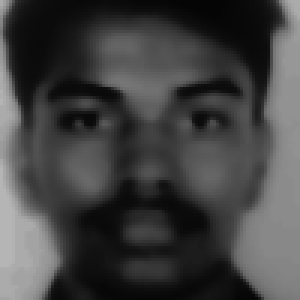
#> input picture data/faces/37/sample_0000.png, 100 x 100 px (shown 3 times larger); its folder holds only this picture in this run
$ python -i face_engine.py   (imports and definitions only)   (older library calls are emulated)
#> lines starting #> are read from the running program, lines starting #| are printed output that depends on the picture
#> further down, picture is the input picture: shape (100, 100, 3); min 5, max 181, mean 66.1
"""Face detection and LBPH recognition (opencv-contrib-python).

Fixes applied
-------------
* More lenient detectMultiScale params so faces are found in webcam frames
  and typical passport/ID-style photos.
* Cascade is loaded once per process (module-level singleton) instead of
  on every call – avoids silent failures on some OpenCV builds.
* Multi-pass detection: first tries tighter params, then falls back to
  very relaxed params so partial / off-angle faces still register.
* Preprocessing: bilateral denoise before detection for noisy webcam images.
* predict_from_bgr now returns a clear (None, None) vs (None, distance)
  so callers can distinguish "no face" from "low confidence".
* model_ready() also validates the file is non-zero bytes.
"""

from __future__ import annotations

import cv2
import numpy as np
from pathlib import Path

DATA_ROOT = Path(__file__).resolve().parent.parent / "data"
FACES_DIR = DATA_ROOT / "faces"
MODEL_PATH = DATA_ROOT / "lbph_model.yml"

CASCADE_PATH = Path(cv2.data.haarcascades) / "haarcascade_frontalface_default.xml"
EYE_CASCADE_PATH = Path(cv2.data.haarcascades) / "haarcascade_eye.xml"
FACE_SIZE = (100, 100)

# LBPH: lower distance = better match; reject if above threshold
MAX_CONFIDENCE_DISTANCE = 400.0

# ── module-level cascade singletons ───────────────────────────────────────────
_CASCADE: cv2.CascadeClassifier | None = None
_EYE_CASCADE: cv2.CascadeClassifier | None = None


def _get_cascade() -> cv2.CascadeClassifier:
    global _CASCADE
    if _CASCADE is None or _CASCADE.empty():
        _CASCADE = cv2.CascadeClassifier(str(CASCADE_PATH))
        if _CASCADE.empty():
            raise RuntimeError(
                f"Could not load Haar cascade from {CASCADE_PATH}. "
                "Make sure opencv-contrib-python is installed correctly."
            )
    return _CASCADE


def _get_eye_cascade() -> cv2.CascadeClassifier:
    global _EYE_CASCADE
    if _EYE_CASCADE is None or _EYE_CASCADE.empty():
        _EYE_CASCADE = cv2.CascadeClassifier(str(EYE_CASCADE_PATH))
        if _EYE_CASCADE.empty():
            raise RuntimeError(
                f"Could not load Haar eye cascade from {EYE_CASCADE_PATH}."
            )
    return _EYE_CASCADE


def _ensure_dirs() -> None:
    FACES_DIR.mkdir(parents=True, exist_ok=True)


# ── face detection helpers ────────────────────────────────────────────────────

def _preprocess(bgr: np.ndarray) -> np.ndarray:
    """Denoise + equalise for better cascade hits on webcam images."""
    # Mild bilateral filter to reduce noise without blurring edges
    denoised = cv2.bilateralFilter(bgr, d=5, sigmaColor=50, sigmaSpace=50)
    gray = cv2.cvtColor(denoised, cv2.COLOR_BGR2GRAY)
    gray = cv2.equalizeHist(gray)
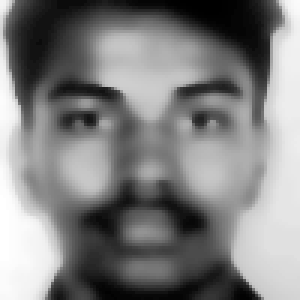
#> gray: shape (100, 100) (shown 3 times larger); min 0, max 255, mean 128
    return gray


def _detect_faces(gray: np.ndarray) -> list:
    """
    Three-pass face detection — from strict (close, clear) to lenient
    (small/distant faces). Returns (x,y,w,h) tuples sorted largest-first.
    """
    cascade = _get_cascade()

    # Pass 1 – strict: close, well-lit faces
    faces = cascade.detectMultiScale(
        gray,
        scaleFactor=1.1,
        minNeighbors=5,
        minSize=(60, 60),
        flags=cv2.CASCADE_SCALE_IMAGE,
    )
#> faces = [[8, 6, 85, 85]]
    if len(faces) > 0:
        return sorted(faces, key=lambda f: f[2] * f[3], reverse=True)

    # Pass 2 – moderate: webcam / off-angle faces
    faces = cascade.detectMultiScale(
        gray,
        scaleFactor=1.05,
        minNeighbors=3,
        minSize=(40, 40),
        flags=cv2.CASCADE_SCALE_IMAGE,
    )
    if len(faces) > 0:
        return sorted(faces, key=lambda f: f[2] * f[3], reverse=True)

    # Pass 3 – lenient: small / distant faces (across a room)
    # minNeighbors=2 still filters most non-face objects.
    faces = cascade.detectMultiScale(
        gray,
        scaleFactor=1.03,
        minNeighbors=2,
        minSize=(20, 20),
        flags=cv2.CASCADE_SCALE_IMAGE,
    )
    if len(faces) > 0:
        return sorted(faces, key=lambda f: f[2] * f[3], reverse=True)

    return []


# [156 lines left out: functions _largest_face_rect, detect_face_gray, face_crop_bgr, pil_to_bgr, save_training_sample, _load_training_set and 2 more, not called in this run]


# ── Anti-Spoofing & Liveness Detection ───────────────────────────────────────

def check_liveness(bgr: np.ndarray, face_rect: tuple[int, int, int, int] | None = None) -> dict:
    """
    Multi-factor Anti-Spoofing & Liveness Verification:
    1. Eye presence in upper facial region (Haar eye cascade).
    2. High-frequency texture & micro-gradient analysis (Laplacian variance test
       to detect blurry printed photos and flat paper).
    3. Chrominance & skin reflection distribution in YCrCb color space
       (to distinguish human skin from LCD screens and B&W printouts).

    Returns:
      {
        "is_live": bool,
        "score": int (0-100),
        "status": "LIVE" | "SPOOF SUSPECTED",
        "details": list[str],
        "warnings": list[str],
      }
    """
    if bgr is None or bgr.size == 0:
        return {"is_live": False, "score": 0, "status": "NO_IMAGE", "details": [], "warnings": ["Empty frame"]}

    if face_rect is None:
        rect = _largest_face_rect(bgr)
        if rect is None:
            return {"is_live": False, "score": 0, "status": "NO_FACE", "details": [], "warnings": ["No face found"]}
        x, y, w, h = rect
    else:
        x, y, w, h = face_rect

    face_crop = bgr[y : y + h, x : x + w]
    if face_crop.size == 0:
        return {"is_live": False, "score": 0, "status": "INVALID_CROP", "details": [], "warnings": ["Invalid crop"]}

    score = 0
    details = []
    warnings = []

    # 1. Texture / Gradient variance check (Paper & Blur test)
    face_gray = cv2.cvtColor(face_crop, cv2.COLOR_BGR2GRAY)
    lap_var = float(cv2.Laplacian(face_gray, cv2.CV_64F).var())
    if lap_var >= 65.0:
        score += 35
        details.append(f"Natural skin micro-texture verified (variance: {lap_var:.1f})")
    elif lap_var >= 35.0:
        score += 20
        details.append(f"Acceptable texture gradient (variance: {lap_var:.1f})")
    else:
        warnings.append(f"Low surface texture variance ({lap_var:.1f}) — flat paper or blur suspected")

    # 2. Eye presence check in upper facial ROI
    eye_cascade = _get_eye_cascade()
    upper_face_gray = face_gray[0 : int(h * 0.65), :]
    eyes = eye_cascade.detectMultiScale(upper_face_gray, scaleFactor=1.1, minNeighbors=3, minSize=(15, 15))
    num_eyes = len(eyes)
    if num_eyes >= 2:
        score += 40
        details.append("Bilateral eye landmarks detected (2 eyes)")
    elif num_eyes == 1:
        score += 25
        details.append("Eye landmark detected (1 eye / angled)")
    else:
        warnings.append("No active eye landmarks detected in upper face")

    # 3. YCrCb Skin Tone Gamut Distribution
    ycrcb = cv2.cvtColor(face_crop, cv2.COLOR_BGR2YCrCb)
    skin_mask = cv2.inRange(ycrcb, np.array([0, 133, 77]), np.array([255, 173, 127]))
    skin_ratio = float(np.count_nonzero(skin_mask)) / float(face_crop.shape[0] * face_crop.shape[1])
    if 0.20 <= skin_ratio <= 0.95:
        score += 25
        details.append(f"Biological chrominance verified (skin coverage: {int(skin_ratio * 100)}%)")
    else:
        warnings.append(f"Abnormal chromatic distribution ({int(skin_ratio * 100)}%) — screen backlight or B&W printout suspected")

    is_live = score >= 50
    status = "LIVE" if is_live else "SPOOF SUSPECTED"

    return {
        "is_live": is_live,
        "score": min(100, score),
        "status": status,
        "details": details,
        "warnings": warnings,
    }


def predict_all_from_bgr(
    bgr: np.ndarray,
    *,
    apply_threshold: bool = True,
    max_distance: float | None = None,
    check_liveness_flag: bool = True,
) -> list[dict]:
    """
    Multi-Face Recognition:
    Detects and recognizes EVERY face in the frame simultaneously (Classroom / Group mode).
    Runs LBPH recognition and optional anti-spoofing on each face.

    Returns a list of dicts:
      [
        {
          "face_idx": 1,
          "rect": (x, y, w, h),
          "student_id": int | None,
          "confidence": float | None,
          "is_verified": bool,
          "liveness": dict,
        },
        ...
      ]
    """
    limit = max_distance if max_distance is not None else MAX_CONFIDENCE_DISTANCE
    gray = _preprocess(bgr)
    faces = _detect_faces(gray)
#> faces = [[8, 6, 85, 85]]
    if not faces:
        return []

    recognizer = None
    if model_ready():
        recognizer = cv2.face.LBPHFaceRecognizer_create()
        recognizer.read(str(MODEL_PATH))

    results = []
    for idx, (x, y, w, h) in enumerate(faces):
        roi_gray = gray[y : y + h, x : x + w]
        if roi_gray.size == 0:
            continue
        face_100 = cv2.resize(roi_gray, FACE_SIZE)

        label_id: int | None = None
        conf: float | None = None
        if recognizer is not None:
            lbl, c = recognizer.predict(face_100)
            conf = float(c)
            if not apply_threshold or conf <= limit:
                label_id = int(lbl)

        # Anti-spoofing
        liveness_data = check_liveness(bgr, (int(x), int(y), int(w), int(h))) if check_liveness_flag else {"is_live": True, "score": 100, "status": "BYPASSED", "details": [], "warnings": []}

        is_verified = (label_id is not None) and (liveness_data["is_live"] if check_liveness_flag else True)

        results.append({
            "face_idx": idx + 1,
            "rect": (int(x), int(y), int(w), int(h)),
            "student_id": label_id,
            "confidence": conf,
            "is_verified": is_verified,
            "liveness": liveness_data,
        })
#> this loop made 1 pass
#> (lbl, c, conf, label_id) on pass 1: (37, 81.08, 81.08, 37)
#> pass 1, in predict_all_from_bgr, `roi_gray = gray[y : y + h, x : x + w]`:
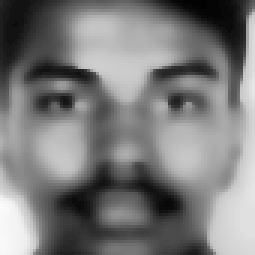
#> roi_gray: shape (85, 85) (shown 3 times larger); min 2, max 251, mean 122.9
#> pass 1, in check_liveness, `face_crop = bgr[y : y + h, x : x + w]`:
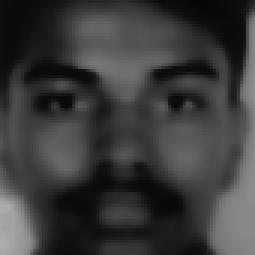
#> face_crop: shape (85, 85, 3) (shown 3 times larger); min 6, max 171, mean 59
#> after the loop, results = 1 item

    return results


# [192 lines left out: functions annotate_multi_recognition, draw_faces_on_image, annotate_recognition, not called in this run]


def face_detected(bgr: np.ndarray) -> bool:
    return detect_face_gray(bgr) is not None


def model_ready() -> bool:
    """True only when the model file exists AND is non-empty."""
    return MODEL_PATH.is_file() and MODEL_PATH.stat().st_size > 0


def training_stats() -> tuple[int, int]:
    images, labels = _load_training_set()
    return len(images), len(set(labels))


# [54 lines left out: functions count_samples_for_student, list_sample_paths, _is_under_faces_dir, delete_sample_file, delete_all_samples_for_student, not called in this run]

>>> import cv2
>>> picture = cv2.imread('../data/faces/37/sample_0000.png')
>>> result = predict_all_from_bgr(picture)
#> result = 1 item
